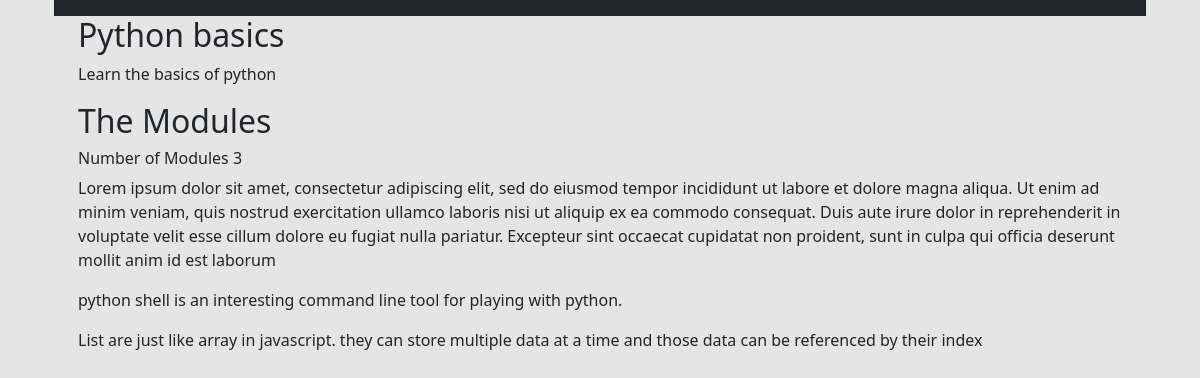
The page /courses/1/ on the database its author committed.
### courses/models.py (models this page shows, shortened)
class Course(models.Model):
    created_at = models.DateTimeField(auto_now_add=True)
    title = models.CharField(max_length=255)
    description = models.TextField()

class Step(models.Model):
    title = models.CharField(max_length=255)
    description = models.TextField()
    content = models.TextField(blank=True, default='')
    order = models.IntegerField(default=0)
    course = models.ForeignKey(Course,on_delete=models.PROTECT, related_name='step')
    class Meta:
        ordering = ['order',]

### courses/views.py (the view)
# urls.py: url(r'(?P<pk>\d+)/$',views.course_detail, name='coursedet'),
def course_detail(request, pk):
    course = get_object_or_404(Course, pk=pk)
    return render(request, 'courses/course_details.html', {'course': course})

### courses/templates/courses/course_details.html (shortened to what this page needs)
{% extends 'layout.html' %}
{% block content %}
<div class="container">
        <article>
                <h2>{{course.title}}</h2>
                <p>{{course.description}}</p>
                <div>
                        <h2>The Modules</h2>
                        <h6>Number of Modules {{course.step.count}}</h6>
                    {% for step in course.step.all %}
                        <p>{{ step.description }}</p>
                    {% endfor %}
                </div>
            </article>
</div>
{% endblock %}

### assets/css/layout.css (style rules this page uses)
body { background: #e5e5e5 !important; }

### rows shown on the page
Course: title "Python basics", description "Learn the basics of python", step.count "3"
Step: description "Lorem ipsum dolor sit amet, consectetur adipiscing elit, sed do eiusmod tempor incididunt ut labore et dolore magna aliqua. Ut enim ad minim veniam, quis nostrud exercitation ullamco laboris nisi ut aliquip ex ea commodo consequat. Duis aute irure dolor in reprehenderit in voluptate velit esse cillum dolore eu fugiat nulla pariatur. Excepteur sint occaecat cupidatat non proident, sunt in culpa qui officia deserunt mollit anim id est laborum"
Step: description "python shell is an interesting command line tool for playing with python."
Step: description "List are just like array in javascript. they can store multiple data at a time and those data can be referenced by their index"
